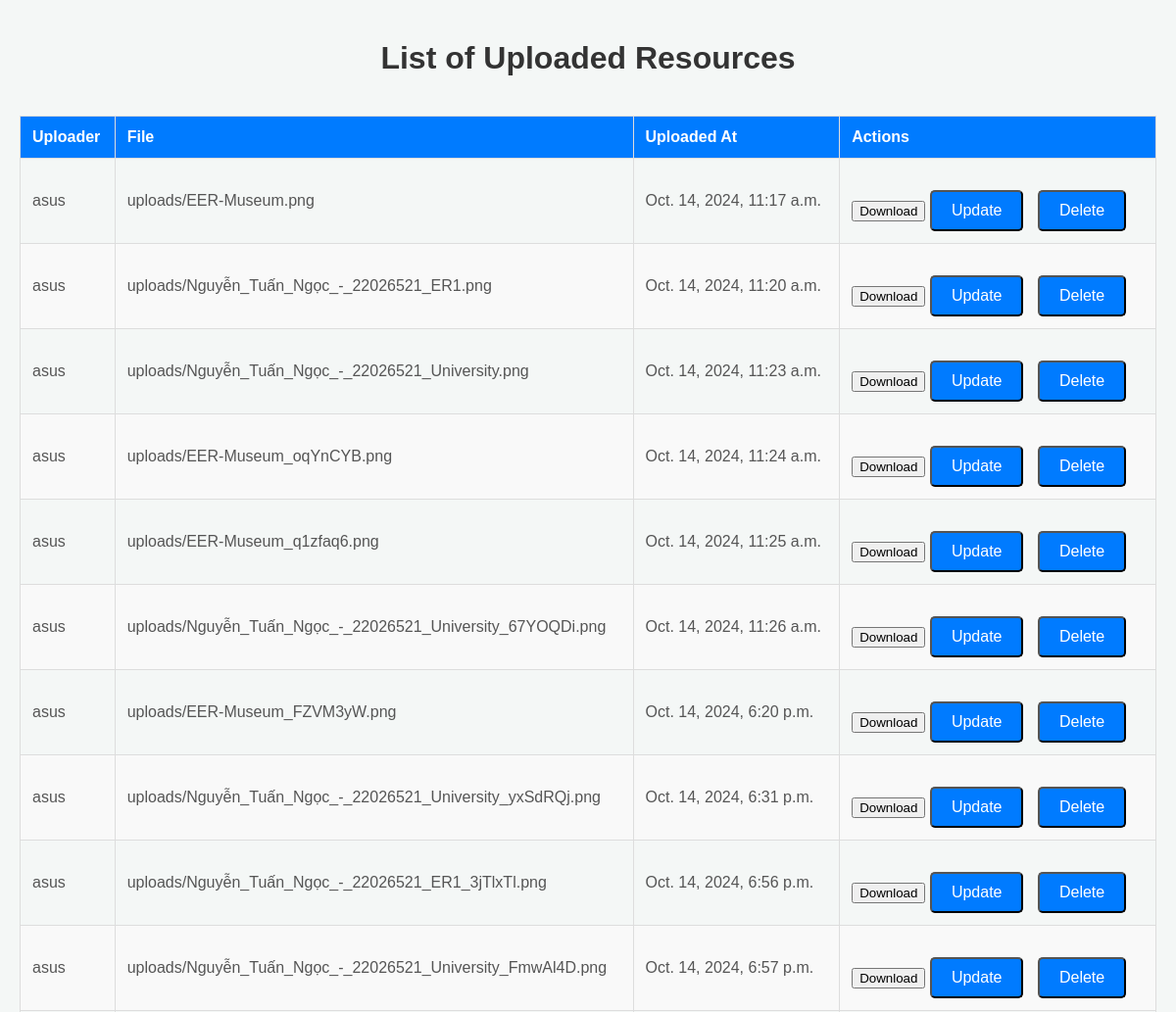
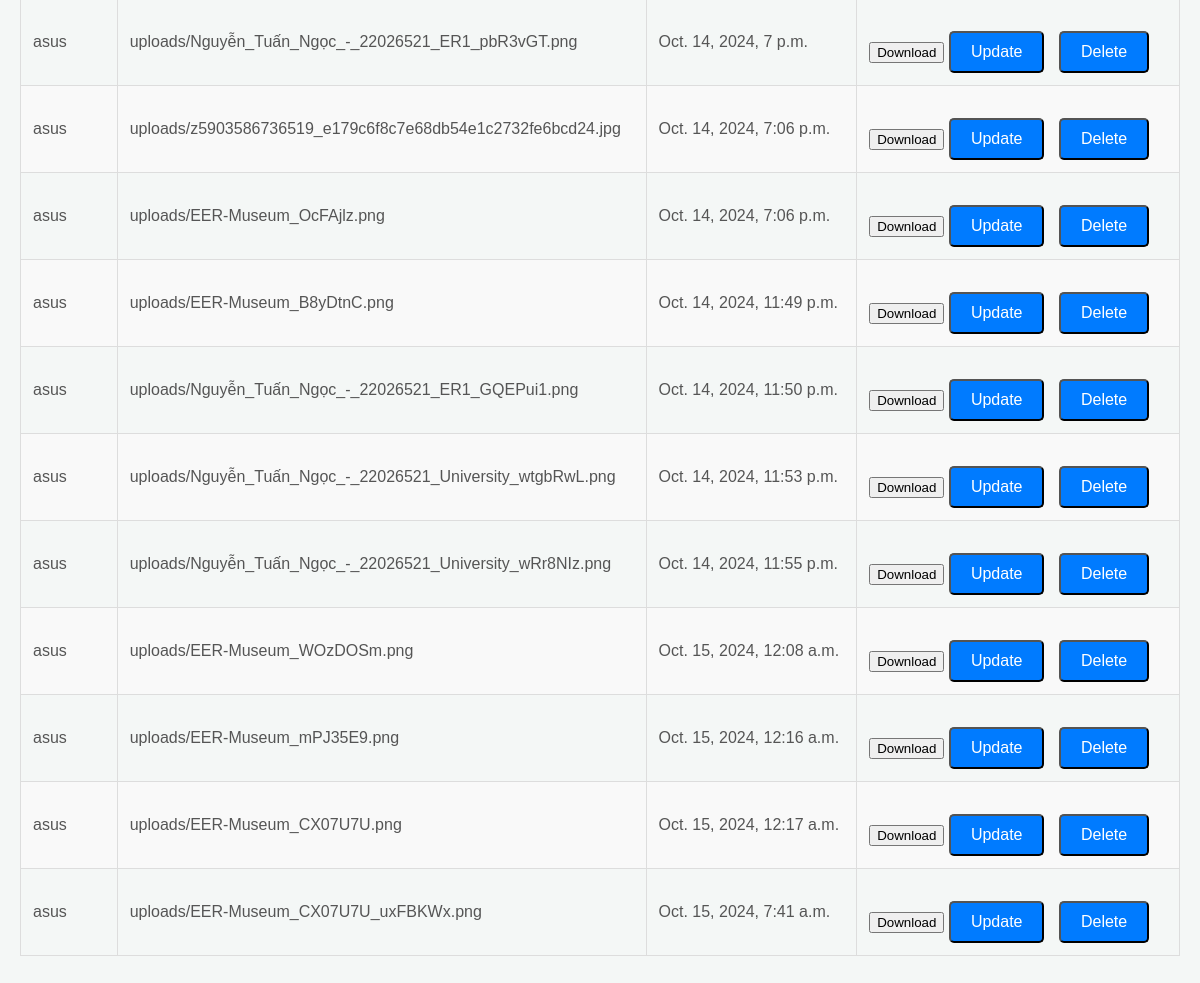
The app's page /resources/ (signed in) with its own data (2 pictures, top to bottom).
### access_control/models.py (models this page shows, shortened)
class Resource(models.Model):
    uploader = models.ForeignKey(User, on_delete=models.CASCADE)
    file = models.FileField(upload_to='uploads/')
    uploaded_at = models.DateTimeField(auto_now_add=True)

### access_control/views.py (the view)
# urls.py: path('resources/', views.resource_list, name='resource_list'),
@login_required
def resource_list(request):
    resources = Resource.objects.all()
    return render(request, 'resource_list.html', {'resources': resources})

### access_control/templates/resource_list.html (shortened to what this page needs)
<!DOCTYPE html>
<html lang="en">
<head>
</head>
<body>
    <h1>List of Uploaded Resources</h1>
    {% if resources %}
    <table>
        <thead>
            <tr>
                <th>Uploader</th>
                <th>File</th>
                <th>Uploaded At</th>
                <th>Actions</th>
            </tr>
        </thead>
        <tbody>
            {% for resource in resources %}
            <tr>
                <td>{{ resource.uploader }}</td>
                <td>{{ resource.file.name }}</td>
                <td>{{ resource.uploaded_at }}</td>
                <td>
                    <button onclick="confirmDownload('{{ resource.file.url }}', '{{ resource.key }}')">Download</button>
                    <button class="btn-update" onclick="updateResource({{ resource.id }})">Update</button>
                    <button class="btn-delete" onclick="confirmDelete({{ resource.id }})">Delete</button>
                </td>
            </tr>
            {% endfor %}
        </tbody>
    </table>
    {% else %}
    <p class="no-resources">No resources have been uploaded yet.</p>
    {% endif %}
</body>
</html>

### access_control/templates/resource_list.html (style rules this page uses)
body { font-family: 'Arial', sans-serif; background-color: #f4f7f6; margin: 0; padding: 20px; }
h1 { text-align: center; color: #333; margin-bottom: 40px; }
table { width: 100%; border-collapse: collapse; margin-bottom: 40px; }
table th, table td { border: 1px solid #ddd; padding: 12px; text-align: left; color: #555; }
table th { background-color: #007bff; color: white; font-weight: bold; }
table tr:nth-child(even) { background-color: #f9f9f9; }
.btn-upload, .btn-delete, .btn-update { display: inline-block; margin-top: 20px; padding: 10px 20px; background-color: #007bff; color: white; text-align: center; border-radius: 5px; text-decoration: none; font-size: 1em; margin-right: 10px; }

### records on screen
Resource: uploader "asus", file.name "uploads/EER-Museum.png", uploaded_at "Oct. 14, 2024, 11:17 a.m."
Resource: uploader "asus", file.name "uploads/Nguyễn_Tuấn_Ngọc_-_22026521_ER1.png", uploaded_at "Oct. 14, 2024, 11:20 a.m."
Resource: uploader "asus", file.name "uploads/Nguyễn_Tuấn_Ngọc_-_22026521_University.png", uploaded_at "Oct. 14, 2024, 11:23 a.m."
Resource: uploader "asus", file.name "uploads/EER-Museum_oqYnCYB.png", uploaded_at "Oct. 14, 2024, 11:24 a.m."
Resource: uploader "asus", file.name "uploads/EER-Museum_q1zfaq6.png", uploaded_at "Oct. 14, 2024, 11:25 a.m."
Resource: uploader "asus", file.name "uploads/Nguyễn_Tuấn_Ngọc_-_22026521_University_67YOQDi.png", uploaded_at "Oct. 14, 2024, 11:26 a.m."
Resource: uploader "asus", file.name "uploads/EER-Museum_FZVM3yW.png", uploaded_at "Oct. 14, 2024, 6:20 p.m."
Resource: uploader "asus", file.name "uploads/Nguyễn_Tuấn_Ngọc_-_22026521_University_yxSdRQj.png", uploaded_at "Oct. 14, 2024, 6:31 p.m."
Resource: uploader "asus", file.name "uploads/Nguyễn_Tuấn_Ngọc_-_22026521_ER1_3jTlxTl.png", uploaded_at "Oct. 14, 2024, 6:56 p.m."
Resource: uploader "asus", file.name "uploads/Nguyễn_Tuấn_Ngọc_-_22026521_University_FmwAl4D.png", uploaded_at "Oct. 14, 2024, 6:57 p.m."
Resource: uploader "asus", file.name "uploads/Nguyễn_Tuấn_Ngọc_-_22026521_ER1_pbR3vGT.png", uploaded_at "Oct. 14, 2024, 7 p.m."
Resource: uploader "asus", file.name "uploads/z5903586736519_e179c6f8c7e68db54e1c2732fe6bcd24.jpg", uploaded_at "Oct. 14, 2024, 7:06 p.m."
Resource: uploader "asus", file.name "uploads/EER-Museum_OcFAjlz.png", uploaded_at "Oct. 14, 2024, 7:06 p.m."
Resource: uploader "asus", file.name "uploads/EER-Museum_B8yDtnC.png", uploaded_at "Oct. 14, 2024, 11:49 p.m."
Resource: uploader "asus", file.name "uploads/Nguyễn_Tuấn_Ngọc_-_22026521_ER1_GQEPui1.png", uploaded_at "Oct. 14, 2024, 11:50 p.m."
Resource: uploader "asus", file.name "uploads/Nguyễn_Tuấn_Ngọc_-_22026521_University_wtgbRwL.png", uploaded_at "Oct. 14, 2024, 11:53 p.m."
Resource: uploader "asus", file.name "uploads/Nguyễn_Tuấn_Ngọc_-_22026521_University_wRr8NIz.png", uploaded_at "Oct. 14, 2024, 11:55 p.m."
Resource: uploader "asus", file.name "uploads/EER-Museum_WOzDOSm.png", uploaded_at "Oct. 15, 2024, 12:08 a.m."
Resource: uploader "asus", file.name "uploads/EER-Museum_mPJ35E9.png", uploaded_at "Oct. 15, 2024, 12:16 a.m."
Resource: uploader "asus", file.name "uploads/EER-Museum_CX07U7U.png", uploaded_at "Oct. 15, 2024, 12:17 a.m."
Resource: uploader "asus", file.name "uploads/EER-Museum_CX07U7U_uxFBKWx.png", uploaded_at "Oct. 15, 2024, 7:41 a.m."
